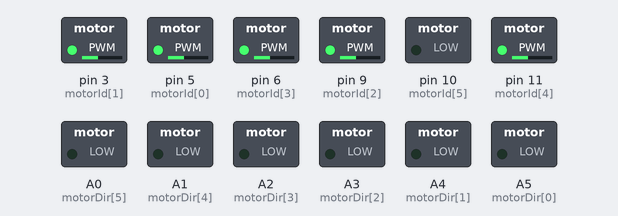
Simulated run of this sketch. Board: Arduino Uno, built with avr-gcc and run on an emulated ATmega328P. Parts: switched loads named in the sketch (green lamp = pin HIGH).

Above: at 0.05 s.
At 3.95 s:
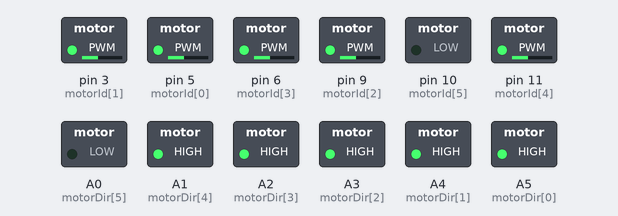
Timing chart, 0 to 4.6 s (numbered marks = the images above):
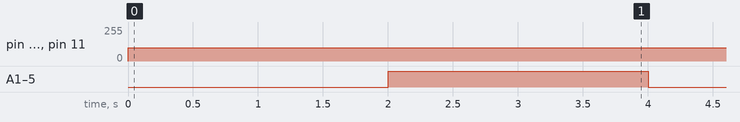

Measured:
- by itself, pin 3 (motorId[1]), pin 5 (motorId[0]), pin 6 (motorId[3]), pin 9 (motorId[2]), pin 11 (motorId[4]): 0/255 → 100/255 at 0.00 s
- by itself, A1 (motorDir[4]), A2 (motorDir[3]), A3 (motorDir[2]), A4 (motorDir[1]), A5 (motorDir[0]): alternates HIGH for 2.0 s and LOW for 2.0 s

The sketch:

Lab_Task_4.ino
```cpp
//Pin Mappings for PWM and direction pins for motors
const int motorId[6] = {5,3,9,6,11,10};
const int motorDir[6] = {A5,A4,A3,A2,A1,A0};

void setup() {
  // put your setup code here, to run once:
  motor_init();
}

void loop() {
  // put your main code here, to run repeatedly:

  //Making all motors spin for 2 seconds

  //Insert Your Code Here
  for(int i =0 ;i < 6; i++)
  {
    motor_control(i,100);
  }
  delay(2000);

  //Reversing direction for all motors for 2 seconds

  //Insert Your Code Here
  for(int i =0 ;i < 6; i++)
  {
    motor_control(i,-100);
  }
  delay(2000);

}


//Function to Initialize motor related pins
void motor_init(){
  for(int i=0; i<6; i++){
    pinMode(motorId[i],OUTPUT);
    pinMode(motorDir[i],OUTPUT);
  }
}

//Function for turning on motors
void motor_control(int motorindex, int motorspeed){
  if (motorindex > 0 && motorindex <= 6 && motorspeed >= 0 && motorspeed <= 255){
    analogWrite(motorId[motorindex-1], motorspeed);
    digitalWrite (motorDir[motorindex-1], 0);
  }
  else if (motorindex > 0 && motorindex <= 6 && motorspeed < 0 && motorspeed >= -255){
    analogWrite (motorId[motorindex-1], abs(motorspeed));
    digitalWrite (motorDir[motorindex-1], 1);
  }
}
```
